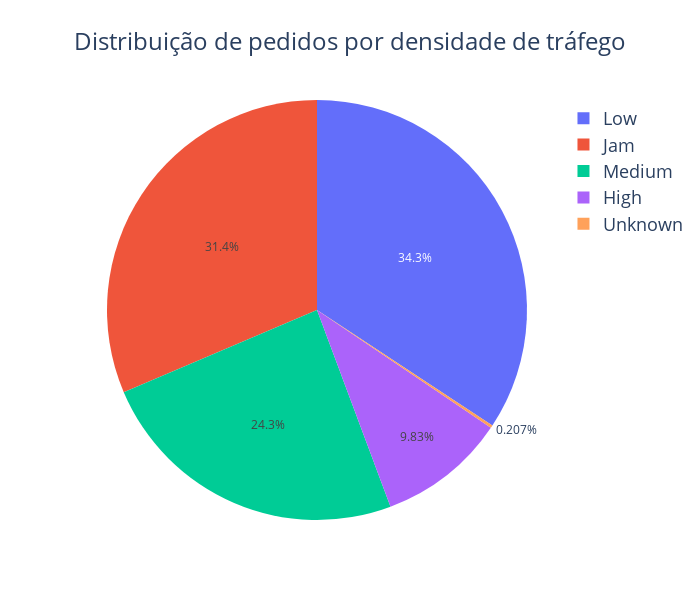

The cell this chart's notebook holds for it:
### Code cell
# Desenhar gráfico de pizza
fig = px.pie(df, values="percent", names="Road_traffic_density", title="Distribuição de pedidos por densidade de tráfego")
fig.update_layout(width=700, height=600,
    title={"x": 0.5, "xanchor": "center", "font": {"size": 24}},
    legend={"font": {"size": 18}})
fig.show()

### Figure 1 — Plotly figure (JSON) as saved in the notebook; plotly's stock layout.template omitted (floating-point values rounded to 4 significant figures)
{"data": [{"domain": {"x": [0, 1], "y": [0, 1]}, "hovertemplate": "Road_traffic_density=%{label}<br>percent=%{value}<extra></extra>", "labels": ["High", "Jam", "Low", "Medium", "Unknown"], "legendgroup": "", "name": "", "showlegend": true, "type": "pie", "values": [0.09833, 0.314, 0.3427, 0.2429, 0.00207]}], "layout": {"height": 600, "legend": {"font": {"size": 18}, "tracegroupgap": 0}, "title": {"font": {"size": 24}, "text": "Distribuição de pedidos por densidade de tráfego", "x": 0.5, "xanchor": "center"}, "width": 700}}
